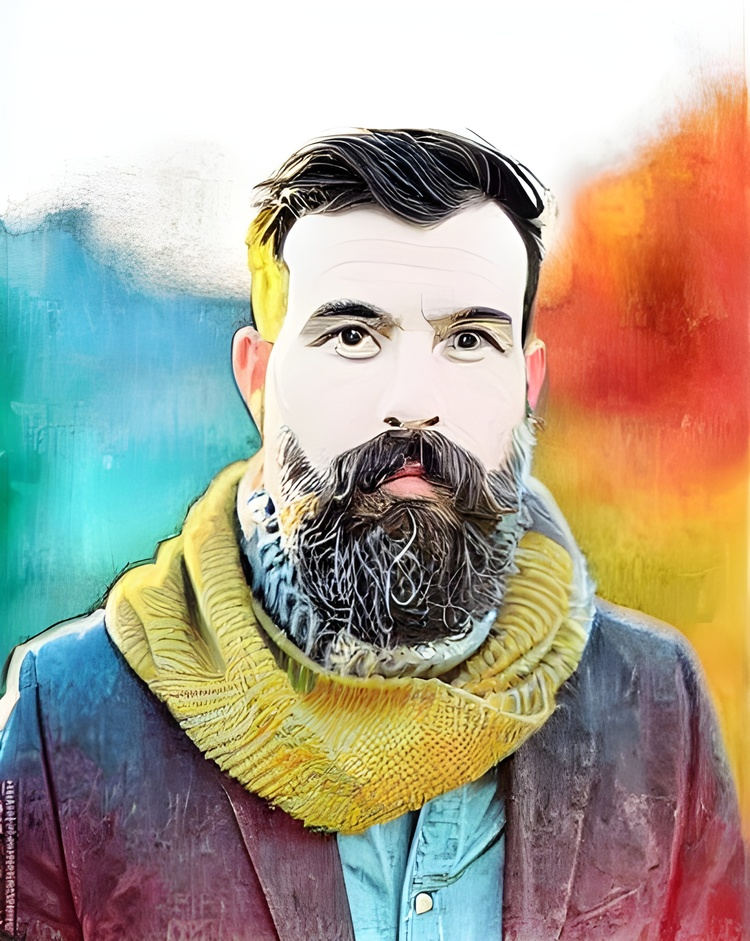
#> input picture enhanced_image.jpg, 750 x 941 px, shrunk from 1632 x 2048 before the run
$ python -i hand_drawn.py   (imports and definitions only)
#> lines starting #> are read from the running program, lines starting #| are printed output that depends on the picture
import sys
import os
import requests
from PIL import Image, ImageFilter

# Function to call the DeepAI Image Editor API
# [47 lines left out: functions call_deepai_image_editor_api, download_image, not called in this run]

# Function to apply hand-drawn effect using Pillow
from PIL import Image, ImageFilter, ImageOps, ImageEnhance
import numpy as np

from PIL import Image, ImageFilter, ImageOps, ImageEnhance

def apply_hand_drawn_effect(image_path):
    """
    Applies a hand-drawn effect to the image while preserving original colors.
    """
#> called with image_path = '../enhanced_image.jpg'
    try:
        # Open the original image using Pillow
        original_img = Image.open(image_path)
#> original_img is the input picture: PIL image 750x941 RGB; mean R, G, B 170.8, 162, 146.3

        # Convert the image to grayscale for the hand-drawn effect
        gray_img = ImageOps.grayscale(original_img)
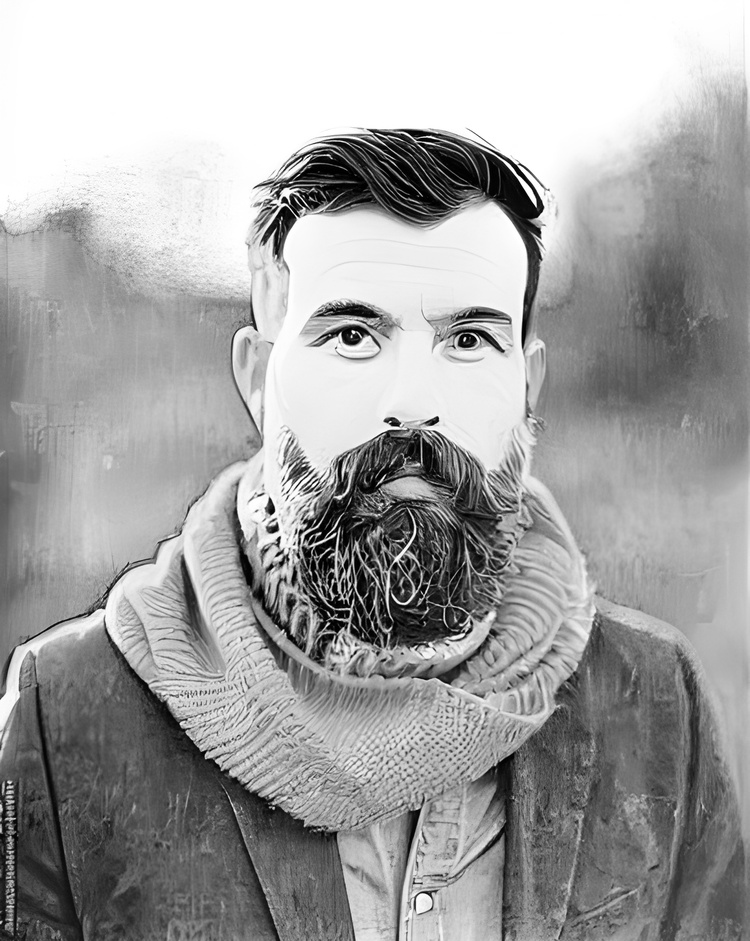
#> gray_img: PIL image 750x941 L; min 0, max 255, mean 162.9

        # Apply a contour filter to simulate hand-drawn outlines
        hand_drawn_img = gray_img.filter(ImageFilter.CONTOUR)
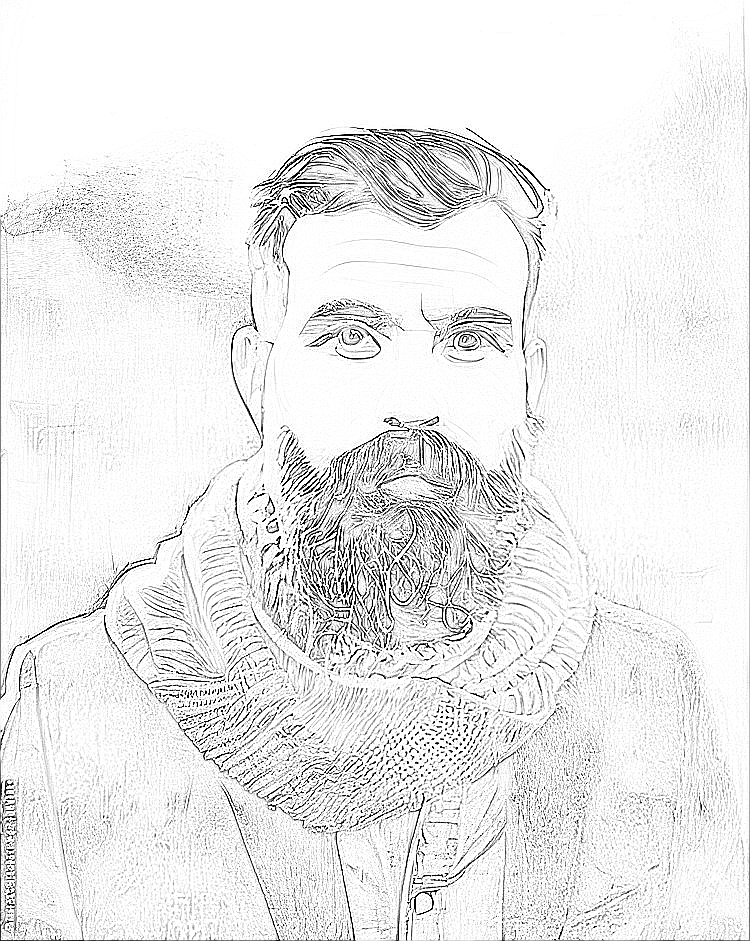
#> hand_drawn_img: PIL image 750x941 L; min 0, max 255, mean 234.8

        # Add noise to the image to simulate imperfections
        noise = Image.effect_noise(hand_drawn_img.size, 15)
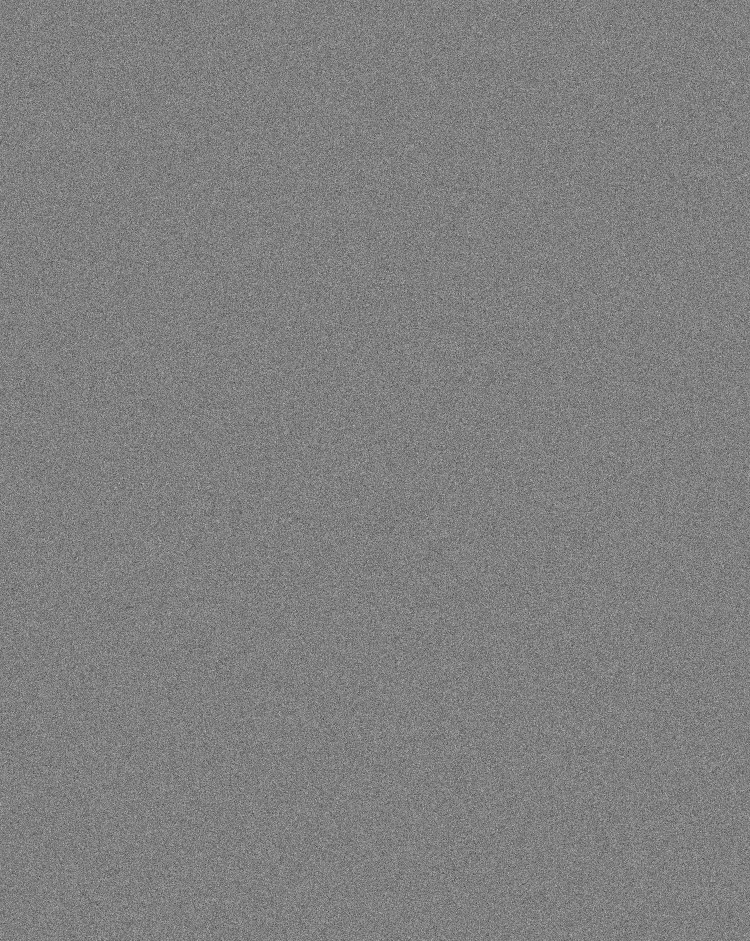
#> noise: PIL image 750x941 L; min 57, max 198, mean 127.5
        noise = ImageOps.grayscale(noise)
        noise_img = Image.blend(hand_drawn_img, noise, alpha=0.2)
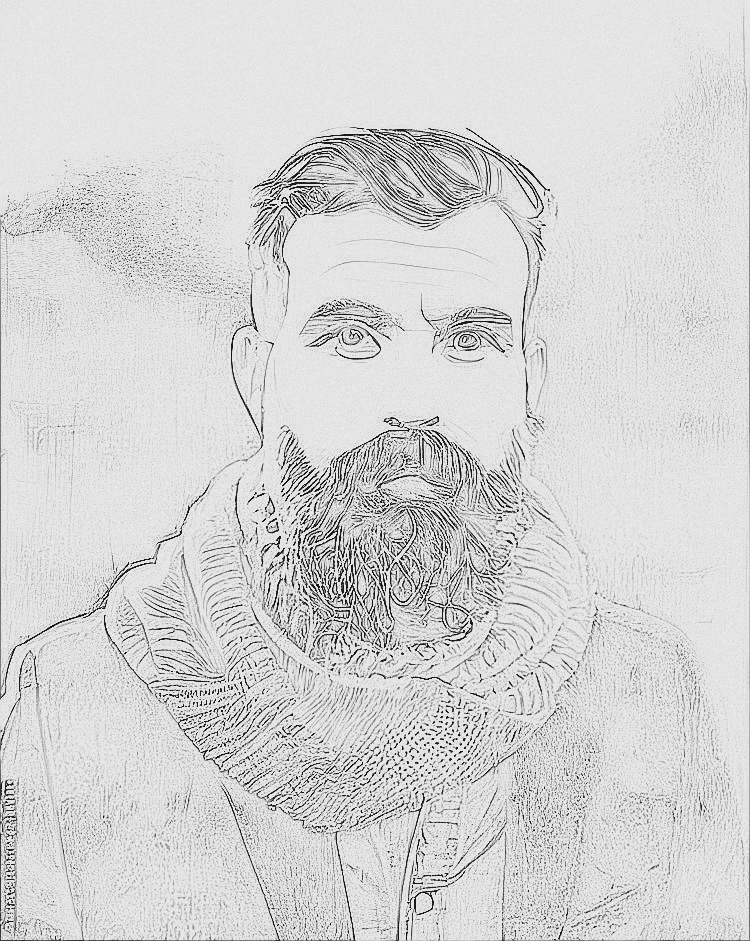
#> noise_img: PIL image 750x941 L; min 14, max 243, mean 212.9

        # Apply a slight distortion to simulate hand-drawn variability
        distorted_img = noise_img.transform(
            noise_img.size,
            Image.AFFINE,
            (1, 0.1, 0, 0.1, 1, 0),
            resample=Image.BILINEAR
        )
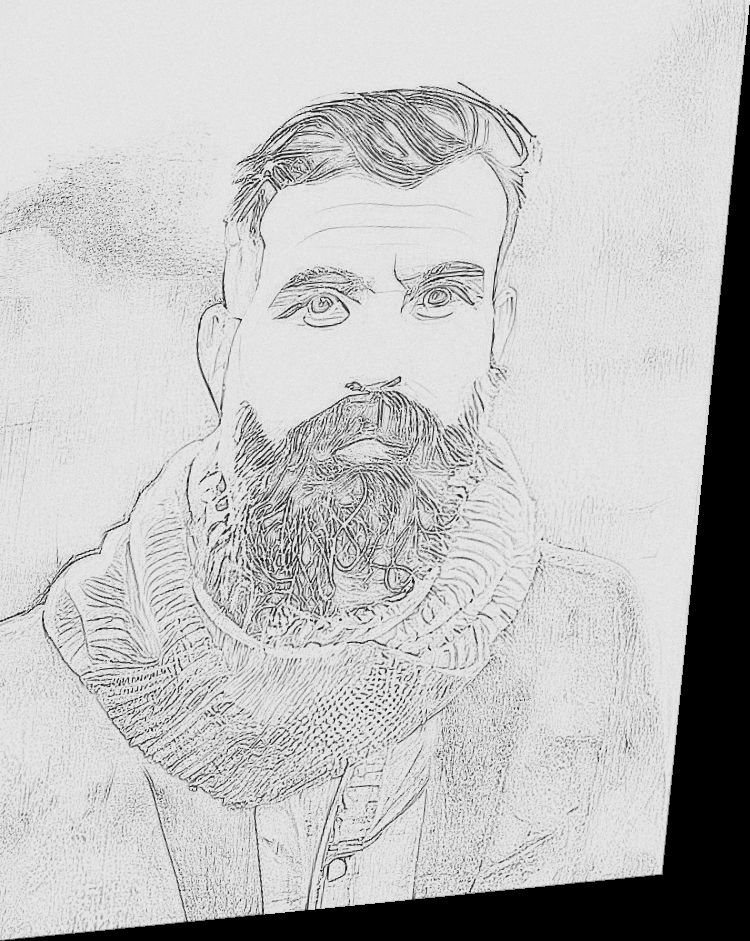
#> distorted_img: PIL image 750x941 L; min 0, max 239, mean 191.9

        # Apply a detail enhancement filter to add more texture
        textured_img = distorted_img.filter(ImageFilter.DETAIL)

        # Convert the hand-drawn image back to RGB
        textured_img = textured_img.convert("RGB")
#> textured_img: PIL image 750x941 RGB

        # Blend the hand-drawn effect with the original image
        blended_img = Image.blend(original_img, textured_img, alpha=0.5)
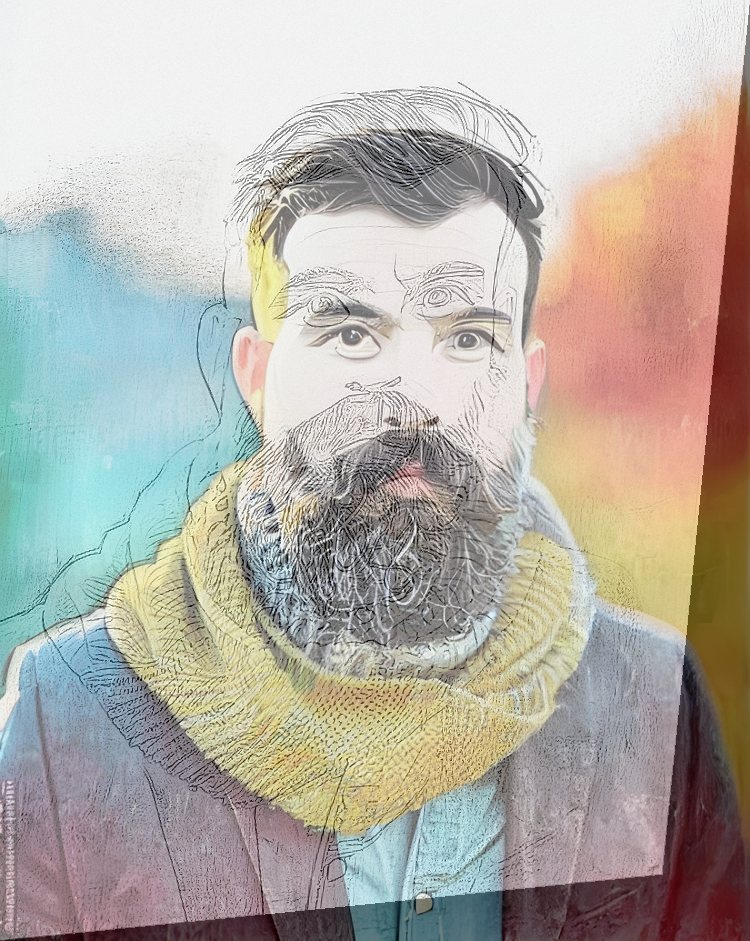
#> blended_img: PIL image 750x941 RGB; mean R, G, B 181.1, 176.7, 168.9

        # Create the output file path
        base, ext = os.path.splitext(image_path)
        output_image_path = f"{base}_hand_drawn{ext}"

        # Save the transformed image
        blended_img.save(output_image_path)
        print(f"Hand-drawn effect applied. Image saved to: {output_image_path}")
        return output_image_path
    except Exception as e:
        print(f"Error applying hand-drawn effect: {e}")
        return None


# Main function to execute the complete process
# [14 lines left out: function main, not called in this run]

# [8 lines not run here, left out]

>>> result = apply_hand_drawn_effect('../enhanced_image.jpg')

$ run again, on edited_image.png
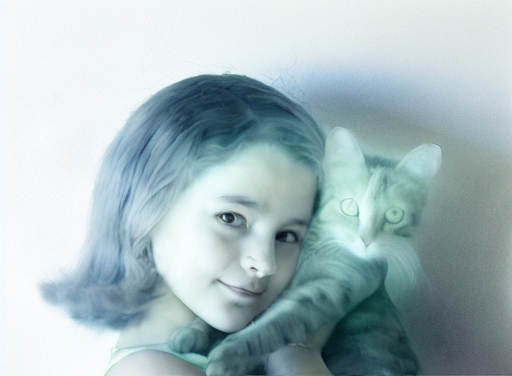
#> input picture edited_image.png, 512 x 376 px
#> in apply_hand_drawn_effect, original_img is the input picture: PIL image 512x376 RGB; mean R, G, B 166.8, 186.8, 190.7
#> in apply_hand_drawn_effect, `distorted_img = noise_img.transform( noise_img.size, Image.AFFINE, (1,..`:
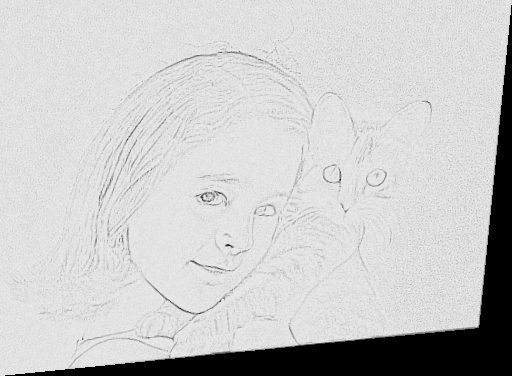
#> distorted_img: PIL image 512x376 L; min 0, max 240, mean 200.5
#> in apply_hand_drawn_effect, `blended_img = Image.blend(original_img, textured_img, alpha=0.5)`:
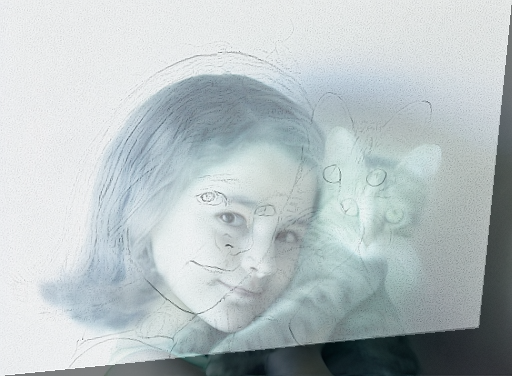
#> blended_img: PIL image 512x376 RGB; mean R, G, B 183.4, 193.4, 195.4
